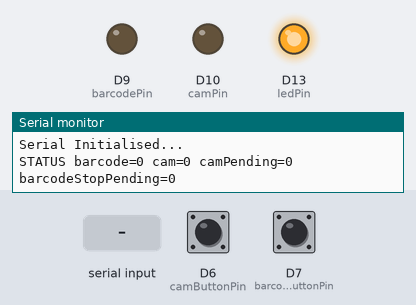
Bench run of a sketch on a simulated Arduino Due. On the bench: output pins drawn as LEDs (lit = HIGH), the last lines printed to the serial monitor. Dashed ring = blinking. The test bench sets the inputs (shaded band); at power-on: D6 (camButtonPin) HIGH, D7 (barcodeButtonPin) HIGH. Random numbers use the default seed unless the sketch sets one.

Above: at 1.2 s.
1.3 s: "A" received over Serial
At 2.1 s:
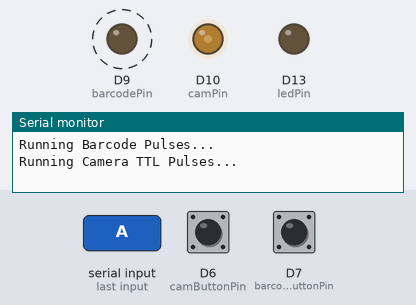
At 4.1 s:
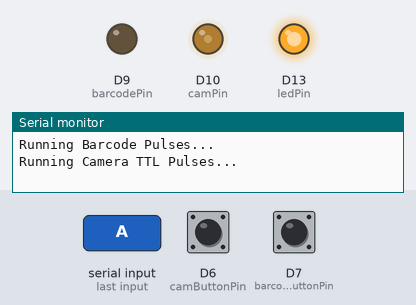
4.3 s: D6 (camButtonPin) pulled LOW for 0.15 s
7.3 s: "E" received over Serial
At 8.7 s:
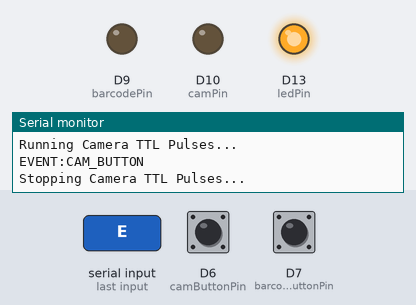
10.3 s: "C" received over Serial
13.3 s: D7 (barcodeButtonPin) pulled LOW for 0.15 s
16.3 s: "X" received over Serial
At 23.5 s:
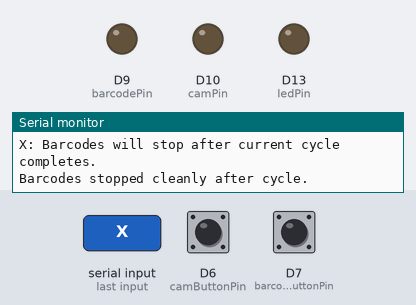
Timing chart, 0 to 23.8 s (numbered marks = the images above; inputs shaded):
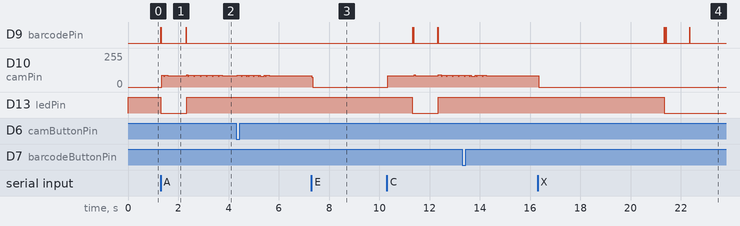

The sketch:

barcode_sync_millis_button.ino
```cpp
/*
  Based in part on code from the:
    Optogenetics and Neural Engineering Core ONE Core
    University of Colorado, School of Medicine
    31.Oct.2021
    See bit.ly/onecore for more information, including a more detailed write up.
    arduino_barcodes.ino

  Modified to do both DAQ synchronization with randomized 32 bit digital barcodes
  and emit synchronised timing pulses for triggering cameras to capture frames.

  Serial command interface:
    'A' — Start barcodes + camera TTLs immediately (manual / legacy)
    'S' — Stop barcodes + camera TTLs immediately (manual / legacy)
    'B' — Start barcodes only
    'D' — Stop barcodes only
    'C' — Start camera TTLs only
    'E' — Stop camera TTLs only
    'R' — Recording active: start barcodes immediately, queue camera TTLs to start
           after the next full barcode completes (so first cam TTL is always inside
           a clean barcode boundary and inside the ephys recording)
    'X' — Recording ending: stop camera TTLs immediately, let current barcode
           finish cleanly before stopping barcodes (ephys file stays open until
           after the last barcode is complete)
    '?' — Print current status over serial (used by Python startup handshake)
*/

// Support for Arduino Due Native Port
#if defined(ARDUINO_SAM_DUE)
  #define Serial SerialUSB
#endif

////// Timers ////////
unsigned long currentMillis = 0;
unsigned long currentMicros = 0;
bool runCam     = false;
bool runBarcode = false;

// 'R' command: camera start is deferred until the next barcode boundary
bool camStartPending = false;

// 'X' command: barcodes finish their current cycle before stopping
bool barcodeStopPending = false;

//////// SETUP Input ////////
const int ttlPin = 8;

//////// SETUP BARCODE ////////
const int barcodePin               = 9;
const int ledPin                   = 13;
const int randomPin                = A0;
const int barcodeButtonPin         = 7;
const int barcodeButtonDebounce    = 100;
const int barcodeButtonReactivate  = 1000;

const int barcodeBits      = 32;
const int barcodeInitLength = 3;
const int barcodeInitTime  = 10;
const int barcodePulse     = 30;
const int barcodeTotalTime = (2 * (barcodeInitLength * barcodeInitTime)) + (barcodePulse * barcodeBits);
const int barcodeInterval  = 10000;
const int barcodeWaitTime  = barcodeInterval - barcodeTotalTime;

unsigned long previousBarcode           = 0;
unsigned long previousBarcodeButton     = 0;
unsigned long previousBarcodeActivation = 0;
int barcode            = 0;
int barcodeCounter     = 0;
int barcodeDuration    = 0;
int barcodeState       = 1; // 1=init, 2=run, 3=exit, 4=wait
int barcodeInitCounter = 0;
int barcodeExitCounter = 0;
int barcodeDigit;
bool barcodeButtonState = 0;

//////// SETUP CAM ////////////
const int camInterval          = 2500; // microseconds between triggers (400 Hz)
const int camPin               = 10;
const int camHigh              = 1000; // pulse high time in microseconds
const int camLow               = 1500; // pulse low time in microseconds
const int camButtonPin         = 6;
const int camButtonDebounce    = 100;
const int camButtonReactivate  = 1000;

unsigned long previousCam           = 0;
unsigned long previousCamButton     = 0;
unsigned long previousCamActivation = 0;
int  camDuration    = 1000;
bool camState       = false;
bool camButtonState = 0;

// =====================================================================
void setup() {
  Serial.begin(9600);
  Serial.println("Serial Initialised...");

  pinMode(barcodePin,       OUTPUT); digitalWrite(barcodePin, LOW);
  pinMode(camPin,           OUTPUT); digitalWrite(camPin,     LOW);
  pinMode(ledPin,           OUTPUT); digitalWrite(ledPin,     HIGH);
  pinMode(barcodeButtonPin, INPUT_PULLUP);
  pinMode(camButtonPin,     INPUT_PULLUP);

  randomSeed(analogRead(randomPin));
  barcode = random(0, pow(2, barcodeBits));

  printStatus();
}

// =====================================================================
void loop() {
  int r = Serial.read();
  switch (r) {

    case 'A': // legacy: start everything immediately
      if (!runBarcode) { runBarcode = true; Serial.println("Running Barcode Pulses..."); }
      if (!runCam)     { runCam     = true; Serial.println("Running Camera TTL Pulses..."); }
      camStartPending    = false;
      barcodeStopPending = false;
      break;

    case 'S': // legacy: stop everything immediately
      if (runBarcode) { runBarcode = false; Serial.println("Stopped Barcode Pulses."); }
      if (runCam)     { runCam     = false; Serial.println("Stopped Camera TTL Pulses."); }
      camStartPending    = false;
      barcodeStopPending = false;
      ensurePinsLow();
      break;

    case 'B': // barcodes only - start
      if (!runBarcode) { runBarcode = true; Serial.println("Running Barcode TTL Pulses..."); }
      break;

    case 'D': // barcodes only - stop
      if (runBarcode) { runBarcode = false; Serial.println("Stopping Barcode TTL Pulses..."); }
      break;

    case 'C': // camera only - start
      if (!runCam) { runCam = true; Serial.println("Running Camera TTL Pulses..."); }
      camStartPending = false;
      break;

    case 'E': // camera only - stop
      if (runCam) { runCam = false; Serial.println("Stopping Camera TTL Pulses..."); }
      break;

    case 'R': // === Recording active ===
      // Start barcodes immediately so ephys file captures a clean barcode at the start
      if (!runBarcode) {
        runBarcode = true;
        Serial.println("R: Barcodes started.");
      }
      // Defer camera TTLs to next clean barcode boundary
      if (!runCam && !camStartPending) {
        camStartPending = true;
        Serial.println("R: Camera TTLs queued - will start after current barcode cycle.");
      } else if (runCam) {
        Serial.println("R: Camera TTLs already running.");
      }
      barcodeStopPending = false;
      break;

    case 'X': // === Recording ending ===
      // Stop camera TTLs immediately - ephys file is still open
      if (runCam) {
        runCam   = false;
        camState = false;
        digitalWrite(camPin, LOW);
        Serial.println("X: Camera TTLs stopped.");
      }
      camStartPending = false;
      // Let current barcode finish so ephys gets a clean final barcode
      if (runBarcode && !barcodeStopPending) {
        barcodeStopPending = true;
        Serial.println("X: Barcodes will stop after current cycle completes.");
      } else if (!runBarcode) {
        Serial.println("X: Barcodes already stopped.");
      }
      break;

    case '?': // status query - used by Python startup handshake
      printStatus();
      break;

    default:
      break;
  }

  currentMillis = millis();
  updateBarcodeButton();
  updateBarcode();
  updateCamButton();
  currentMicros = micros();
  updateCam();
}

// =====================================================================
// Helpers
// =====================================================================

void printStatus() {
  Serial.print("STATUS barcode=");
  Serial.print(runBarcode ? "1" : "0");
  Serial.print(" cam=");
  Serial.print(runCam ? "1" : "0");
  Serial.print(" camPending=");
  Serial.print(camStartPending ? "1" : "0");
  Serial.print(" barcodeStopPending=");
  Serial.println(barcodeStopPending ? "1" : "0");
}

void ensurePinsLow() {
  digitalWrite(camPin,     LOW);
  digitalWrite(barcodePin, LOW);
}

// =====================================================================
// Button handlers
// =====================================================================

void updateBarcodeButton() {
  if ( ((currentMillis - previousBarcodeButton)     >= barcodeButtonDebounce) &&
       ((currentMillis - previousBarcodeActivation) >= barcodeButtonReactivate) ) {
    barcodeButtonState = digitalRead(barcodeButtonPin);
    if (barcodeButtonState == LOW) {
      Serial.println("EVENT:BARCODE_BUTTON");
      previousBarcodeActivation = currentMillis;
    }
    previousBarcodeButton = currentMillis;
  }
}

void updateCamButton() {
  if ( ((currentMillis - previousCamButton)       >= camButtonDebounce) &&
       ((currentMillis - previousCamActivation)   >= camButtonReactivate) ) {
    camButtonState = digitalRead(camButtonPin);
    if (camButtonState == LOW) {
      Serial.println("EVENT:CAM_BUTTON");
      previousCamActivation = currentMillis;
    }
    previousCamButton = currentMillis;
  }
}

// =====================================================================
// Camera pulse generator
// =====================================================================

void updateCam() {
  if ((currentMicros - previousCam) >= camDuration) {
    if (camState) {
      // Currently high - go low
      digitalWrite(camPin, LOW);
      camDuration = camLow;
      camState    = false;
    } else if (runCam) {
      // Currently low and running - go high
      digitalWrite(camPin, HIGH);
      camDuration = camHigh;
      camState    = true;
    }
    previousCam = currentMicros;
  }
}

// =====================================================================
// Barcode generator
//
// State 4 (inter-barcode wait) is the safe point for two deferred actions:
//   camStartPending    -> start camera TTLs now (clean boundary, inside ephys)
//   barcodeStopPending -> stop barcodes now (clean boundary, ephys still open)
// =====================================================================

void updateBarcode() {
  if ((currentMillis - previousBarcode) >= barcodeDuration) {
    previousBarcode = currentMillis;

    switch (barcodeState) {

      case 1: // Initialise - wrap pulses before barcode
        if (runBarcode) {
          digitalWrite(ledPin, LOW);
          switch (barcodeInitCounter) {
            case 0:
              digitalWrite(barcodePin, LOW);
              barcodeDuration    = barcodeInitTime;
              barcodeInitCounter = 1;
              break;
            case 1:
              digitalWrite(barcodePin, HIGH);
              barcodeDuration    = barcodeInitTime;
              barcodeInitCounter = 2;
              break;
            case 2:
              digitalWrite(barcodePin, LOW);
              barcodeDuration    = barcodeInitTime;
              barcodeInitCounter = 0;
              barcodeState = 2;
              break;
          }
        }
        break;

      case 2: // Run barcode bits
        barcodeDigit = bitRead(barcode >> barcodeCounter, 0);
        digitalWrite(barcodePin, barcodeDigit ? HIGH : LOW);
        barcodeDuration = barcodePulse;
        barcodeCounter++;
        if (barcodeCounter == barcodeBits) {
          barcode++;
          barcodeState   = 3;
          barcodeCounter = 0;
        }
        break;

      case 3: // Exit - wrap pulses after barcode
        switch (barcodeExitCounter) {
          case 0:
            digitalWrite(barcodePin, LOW);
            barcodeDuration    = barcodeInitTime;
            barcodeExitCounter = 1;
            break;
          case 1:
            digitalWrite(barcodePin, HIGH);
            barcodeDuration    = barcodeInitTime;
            barcodeExitCounter = 2;
            break;
          case 2:
            digitalWrite(barcodePin, LOW);
            barcodeDuration    = barcodeInitTime;
            barcodeExitCounter = 0;
            barcodeState = 4;
            break;
        }
        break;

      case 4: // Inter-barcode wait - safe point for deferred actions
        digitalWrite(ledPin, HIGH);

        // Deferred: start camera TTLs at a clean barcode boundary
        if (camStartPending) {
          runCam          = true;
          camStartPending = false;
          Serial.println("Camera TTLs started at barcode boundary.");
        }

        // Deferred: stop barcodes at a boundary
        if (barcodeStopPending) {
          runBarcode         = false;
          barcodeStopPending = false;
          digitalWrite(barcodePin, LOW);
          digitalWrite(ledPin,     LOW);
          Serial.println("Barcodes stopped cleanly after cycle.");
          // Reset state machine so next 'B' or 'R' starts fresh
          barcodeState    = 1;
          barcodeCounter  = 0;
          barcodeDuration = 0;
          break;
        }

        barcodeDuration = barcodeWaitTime;
        barcodeState    = 1;
        break;
    }
  }
}
```

Measured:
- after the input at 1.3 s, D9 (barcodePin): alternates HIGH for 0.01 s and LOW for 0.99 s, 4 changes in all, then stays LOW, starting at once; D13 (ledPin): HIGH → LOW at once, → HIGH 1.0 s later
- after the input at 7.3 s, D10 (camPin): 83/255 → 0/255 at once
